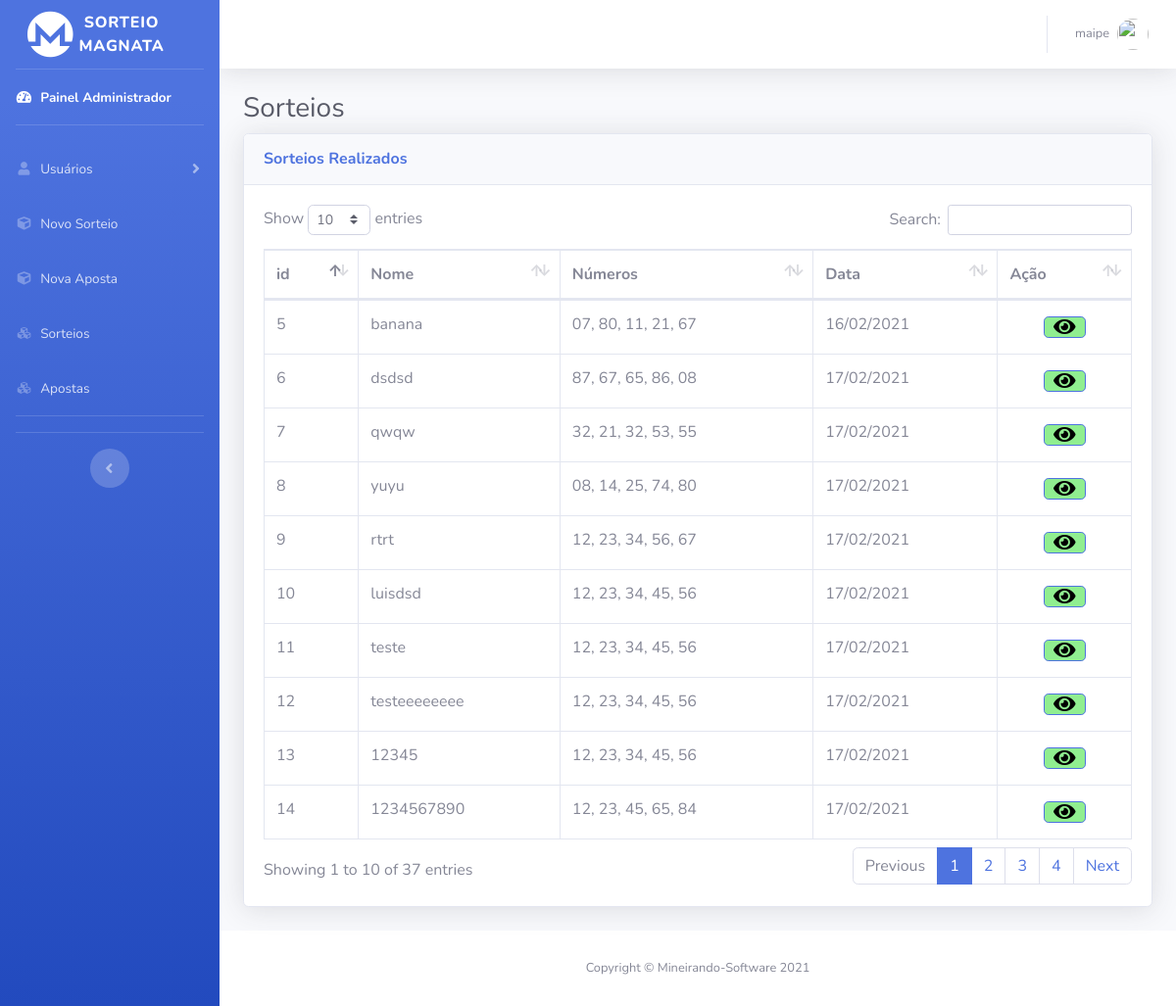
The page /Sorteios.php (signed in) on the database its author committed.
### tables this page shows
CREATE TABLE `sorteio` (
  `idsorteio` int(11) NOT NULL,
  `data` varchar(45) NOT NULL,
  `numeros` varchar(45) NOT NULL,
  `nome` varchar(45) NOT NULL,
  `idCriador` int(11) NOT NULL
);

### Sorteios.php (the view, shortened to what this page needs)
<?php
include('php/server.php') ;
  $sort_check_query = 'SELECT * FROM sorteio  ';
  $result = mysqli_query($db,$sort_check_query);
?>
<!DOCTYPE html>
<html lang="pt-br">
<head>
  <link href="vendor/fontawesome-free/css/all.min.css" rel="stylesheet" type="text/css">
  <link href="css/sb-admin-2.min.css" rel="stylesheet">
  <link href="vendor/datatables/dataTables.bootstrap4.min.css" rel="stylesheet">
</head>
<body id="page-top">
  <div id="wrapper">
    <ul class="navbar-nav bg-gradient-primary sidebar sidebar-dark accordion no-print" id="accordionSidebar">
      <a class="sidebar-brand d-flex align-items-center justify-content-center" href="index.php">
        <div class="col">
          <i class="fab fa-monero fa-3x"></i>
        </div>
        <div class="sidebar-brand-text mx-3">Sorteio Magnata</div>
      </a>
      <hr class="sidebar-divider my-0">
      <li class="nav-item active">
      <?php
      if($_SESSION['tipo']=="0"){
echo('<a class="nav-link" href="paineladm.php">
<i class="fas fa-fw fa-tachometer-alt"></i>
<span>Painel Administrador</span></a>');
      }
      ?>
      </li>
      <hr class="sidebar-divider">
        <?php
      if($_SESSION['tipo']=="0"|| $_SESSION['tipo']=="1"){
echo('<li class="nav-item">
<a class="nav-link collapsed" href="#" data-toggle="collapse" data-target="#collapseTwo" aria-expanded="true" aria-controls="collapseTwo">
  <i class="fas fa-fw fa-user"></i>
  <span>Usuários</span>
</a>
<div id="collapseTwo" class="collapse" aria-labelledby="headingTwo" data-parent="#accordionSidebar">
<div class="bg-white py-2 collapse-inner rounded">
  <h6 class="collapse-header">Painel de Usuários:</h6>');
  echo('<a class="collapse-item" href="jogadores.php">Jogadores</a>
</div>
</div></li>');
      }
      ?>
      <?php
      if($_SESSION['tipo']=="0"){
echo(' <li class="nav-item">
<a class="nav-link" href="novosorteio.php">
  <i class="fas fa-fw fa-cube"></i>
  <span>Novo Sorteio</span></a>
</li>');
      }
      ?>
      <li class="nav-item">
        <a class="nav-link" href="novaaposta.php">
          <i class="fas fa-fw fa-cube"></i>
          <span>Nova Aposta</span></a>
      </li>
      <li class="nav-item">
        <a class="nav-link" href="sorteios.php">
          <i class="fas fa-fw fa-cubes"></i>
          <span>Sorteios</span></a>
      </li>
<li class="nav-item">
        <a class="nav-link" href="apostas.php">
          <i class="fas fa-fw fa-cubes"></i>
          <span>Apostas</span></a>
      </li>
      <hr class="sidebar-divider">
      <hr class="sidebar-divider d-none d-md-block">
    <div class="text-center d-none d-md-inline">
      <button class="rounded-circle border-0" id="sidebarToggle"></button>
    </div>
    </ul>
    <div id="content-wrapper" class="d-flex flex-column">
      <div id="content">
        <nav class="navbar navbar-expand navbar-light bg-white topbar mb-4 static-top shadow">
          <ul class="navbar-nav ml-auto">
              <li class="nav-item dropdown no-arrow">
                <a class="nav-link dropdown-toggle" href="#" id="userDropdown" role="button" data-toggle="dropdown" aria-haspopup="true" aria-expanded="false">
                  <span class="mr-2 d-none d-lg-inline text-gray-600 small"><?php echo $_SESSION['username']; ?></span>
                  <img class="img-profile rounded-circle" src="https://source.unsplash.com/QAB-WJcbgJk/60x60">
                </a>
              </li>
          </ul>
        </nav>
        <div class="container-fluid">
          <h1 class="h3 mb-2 text-gray-800">Sorteios</h1>
          <div class="card shadow mb-4">
            <div class="card-header py-3">
              <h6 class="m-0 font-weight-bold text-primary">Sorteios Realizados</h6>
            </div>
            <div class="card-body">
              <div class="table-responsive">
                <table class="table table-bordered" id="dataTable" width="100%" cellspacing="0">
                  <thead>
                    <tr>
                      <th>id</th>
                      <th>Nome</th>
                      <th>Números</th>
                      <th>Data</th>
                      <th>Ação</th>
                    </tr>
                  </thead>
                  <tbody>
                  <?php
                   while($row = $result->fetch_assoc()) {
                    echo("<tr>
                    <td>".$row['idsorteio']."</td>
                    <td>".$row['nome']."</td>
                    <td>".$row['numeros']."</td>
                    <td>".$row['data']."</td>
                    <td style='    padding: 0;
                    margin: 0;
                    display: flex;
                    justify-content: center;'>
                  <a class='btn btn-primary btn-icon-split btn-lg mt-3 mb-3 btsalvar'
                  href='ganhadores.php?idsort=".$row['idsorteio']."'
                  style='
                  background-color: lightgreen;
                  color: black;
                  width: 32%;
                  margin: 0px;
                  height: 50%;'><i class='fas fa-eye'></i>
                  </a>
                  </td>
                  </tr>");
                   }
                  ?>
                  </tbody>
                </table>
              </div>
            </div>
          </div>
        </div>
      </div>
      <footer class="sticky-footer bg-white no-print">
        <div class="container my-auto">
          <div class="copyright text-center my-auto">
            <span>Copyright &copy; Mineirando-Software 2021</span>
          </div>
        </div>
      </footer>
    </div>
  </div>
</body>
</html>

### rows shown on the page
sorteio: idsorteio "5", nome "banana", numeros "07, 80, 11, 21, 67", data "16/02/2021"
sorteio: idsorteio "6", nome "dsdsd", numeros "87, 67, 65, 86, 08", data "17/02/2021"
sorteio: idsorteio "7", nome "qwqw", numeros "32, 21, 32, 53, 55", data "17/02/2021"
sorteio: idsorteio "8", nome "yuyu", numeros "08, 14, 25, 74, 80", data "17/02/2021"
sorteio: idsorteio "9", nome "rtrt", numeros "12, 23, 34, 56, 67", data "17/02/2021"
sorteio: idsorteio "10", nome "luisdsd", numeros "12, 23, 34, 45, 56", data "17/02/2021"
sorteio: idsorteio "11", nome "teste", numeros "12, 23, 34, 45, 56", data "17/02/2021"
sorteio: idsorteio "12", nome "testeeeeeeee", numeros "12, 23, 34, 45, 56", data "17/02/2021"
sorteio: idsorteio "13", nome "12345", numeros "12, 23, 34, 45, 56", data "17/02/2021"
sorteio: idsorteio "14", nome "1234567890", numeros "12, 23, 45, 65, 84", data "17/02/2021"

### other values the page prints
$_SESSION['username'] "maipe"
